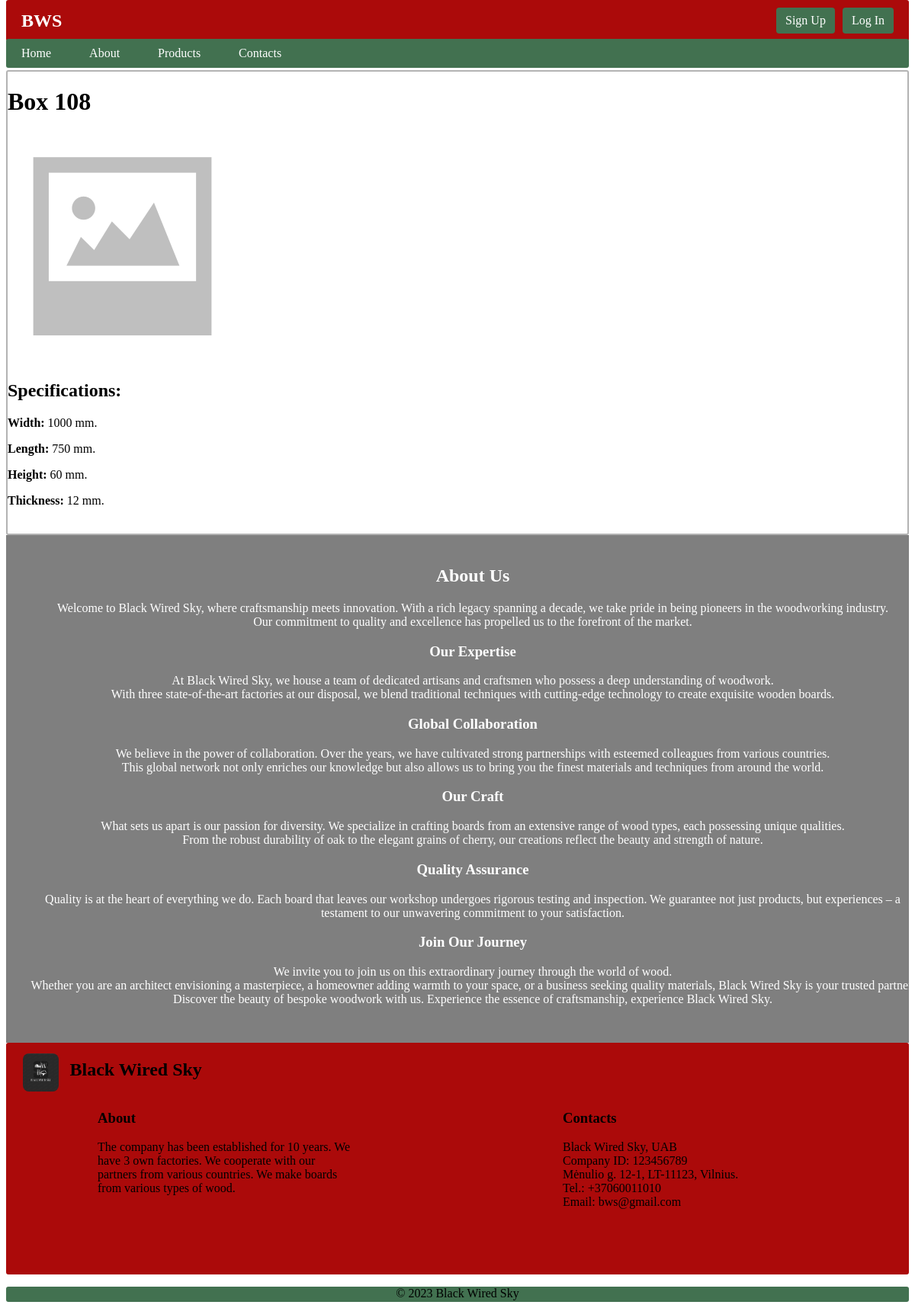
The app's page /bws/products/15 with its own data.
### bws/models.py (models this page shows, shortened)
class Product(models.Model):
    name = models.CharField(verbose_name='Name', max_length=200, unique=True)
    width = models.IntegerField(verbose_name='Width(mm)', default=0)
    length = models.IntegerField(verbose_name='Length(mm)', default=0)
    height = models.IntegerField(verbose_name='Height(mm)', default=0)
    thickness = models.IntegerField(verbose_name='Thickness(mm)', default=0)
    trailer = models.ForeignKey(to=Trailer, verbose_name='Trailer', on_delete=models.SET_NULL, null=True, blank=True)
    product_image = models.ImageField(verbose_name='Product Image', upload_to='products', null=True, blank=True)
    class Meta:
        verbose_name = 'Product'
        verbose_name_plural = 'Products'

### bws/views.py (the view, shortened to what this page needs)
# urls.py: path('products/<int:product_id>', views.ProductDetailView.as_view(), name='product'),
class ProductDetailView(FormMixin, generic.DetailView):
    model = Product
    template_name = 'product.html'
    context_object_name = 'product'
    form_class = BuyerOrderForm
    def get_object(self, queryset=None):
        product_id = self.kwargs.get('product_id')
        return get_object_or_404(Product, pk=product_id)

### bws/templates/product.html (shortened to what this page needs)
{% extends 'base.html' %}
{% load static %}
{% block 'content' %}
<div class="content">
    <div class="product">
        <h1>{{ product.name }}</h1>
        <h4>
            {% if product.product_image %}
            <img src="{{ product.product_image.url }}">
            {% else %}
            <img src="{% static 'images/no-image.png' %}">
            {% endif %}
        </h4>
        <h2>Specifications:</h2>
        <p><strong>Width:</strong> {{ product.width }} mm.</p>
        <p><strong>Length:</strong> {{ product.length }} mm.</p>
        <p><strong>Height:</strong> {{ product.height }} mm.</p>
        <p><strong>Thickness:</strong> {{ product.thickness }} mm.</p>
        <br>
    </div>
</div>
{% endblock %}

### bws/static/css/style.css (style rules this page uses)
.content { border: 2px solid #B3B3B3; border-radius: 3px; margin-top: 92px; }

### records on screen
Product: name "Box 108", width "1000", length "750", height "60", thickness "12"
